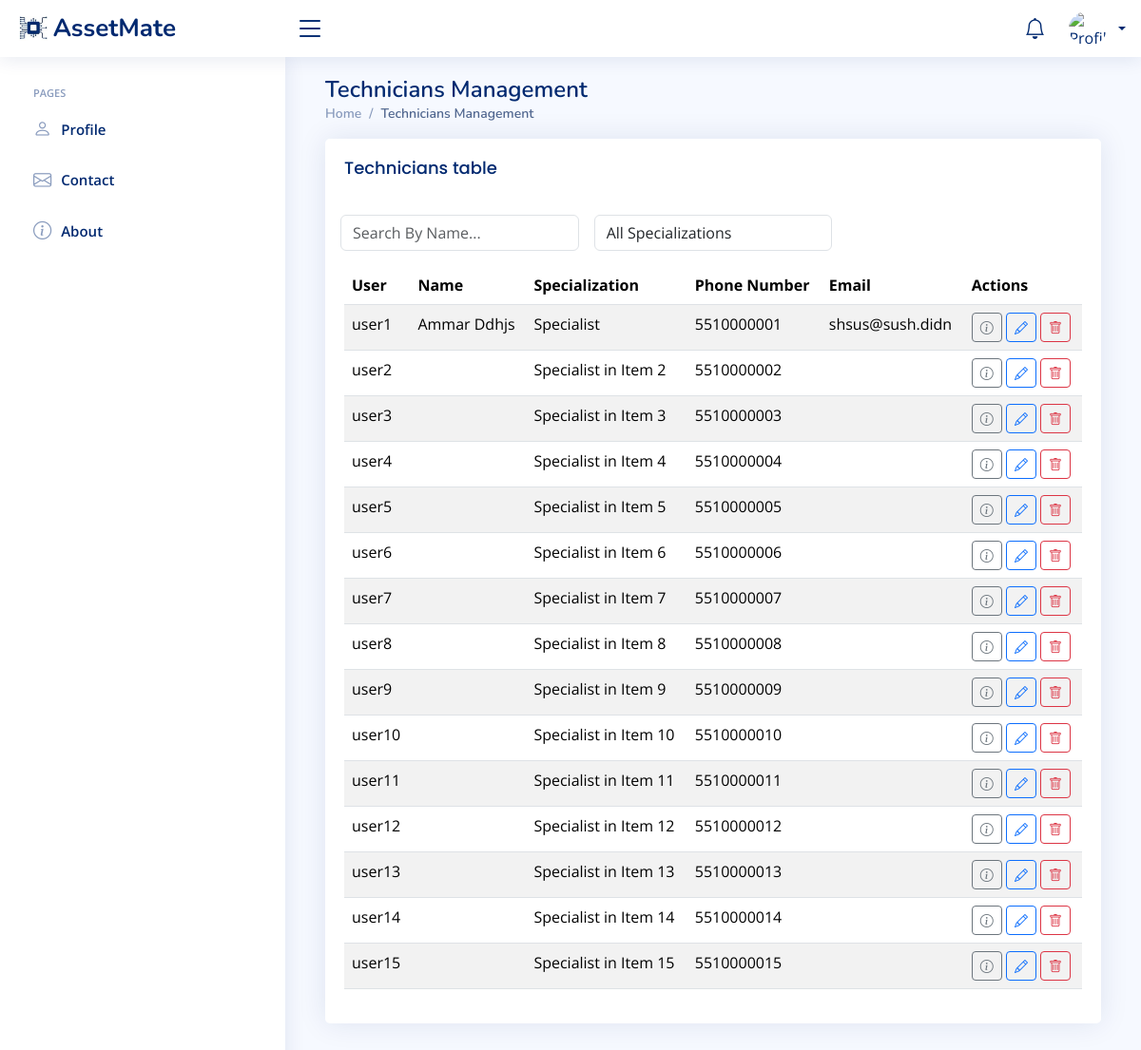
/technicians/, run on an earlier commit of the app's database.
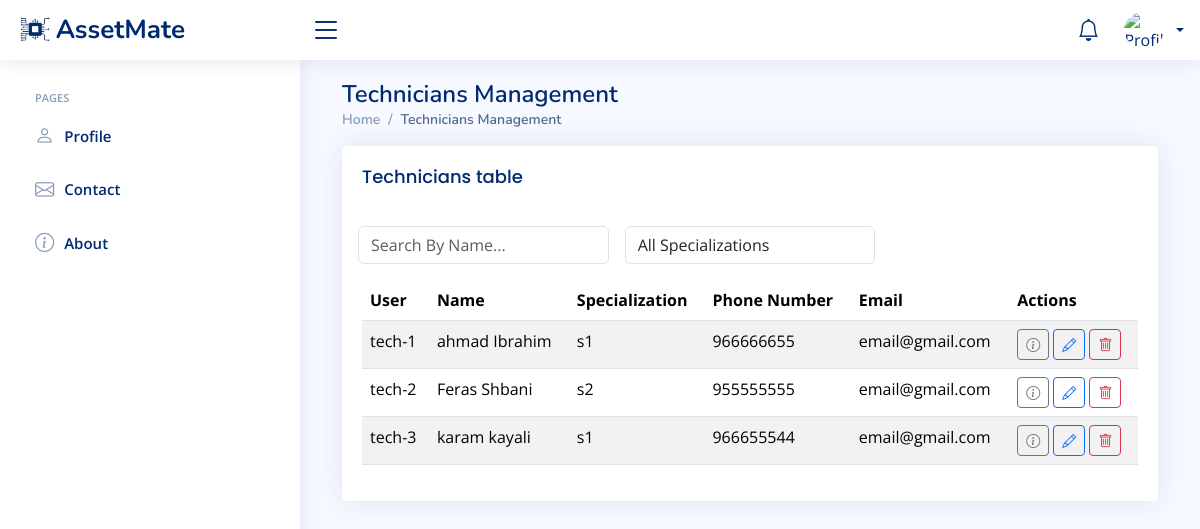
And on a later commit of the database.
### Base/models.py (models this page shows, shortened)
class Technician(models.Model):
    Technicianid = models.AutoField(primary_key=True)
    user = models.OneToOneField(User, on_delete=models.CASCADE,verbose_name="User",
        related_name='technician')
    specialization = models.CharField(max_length=100,
        verbose_name="Specialization")
    phonenumber = models.IntegerField()
    notes = models.TextField(blank=True)
    class Meta:
        verbose_name = "Technician"
        verbose_name_plural = "Technicians"

class User(AbstractUser):
    ROLE_CHOICES = [
        ('pending', 'Pending Approval'),
        ('inventory_manager', 'Inventory Manager'),
        ('maintenance_manager', 'Maintenance Manager'),
        ('system_admin', 'System Admin'),
        ('maintenance_technician', 'Maintenance Technician'),
        ('regular_employee', 'Regular Employee'),
    ]
    JOB_TITLE_CHOICES = [
        ('inventory_manager', 'Inventory Manager'),
        ('maintenance_manager', 'Maintenance Manager'),
        ('maintenance_technician', 'Maintenance Technician'),
        ('regular_employee', 'Regular Employee'),
    ]
    role = models.CharField(max_length=50, choices=ROLE_CHOICES, default='pending')
    job_title = models.CharField(max_length=50,null=True, choices=JOB_TITLE_CHOICES, verbose_name='Job Title')
    last_activity = models.DateTimeField(null=True, blank=True)
    image = models.ImageField(upload_to='profile_pics/', default='profile_pics/default.jpg')

### Base/views.py (the view)
# urls.py: path('technicians/', views.technician_list, name='technician-list'),
def technician_list(request):
    technicians = Technician.objects.all()
    specializations = Technician.objects.values_list('specialization', flat=True).distinct()
    return render(request, 'NiceAdmin/technician_list.html', {'technicians': technicians , 'specializations': specializations})

### Base/context_processors.py (called while the page is built)
def notifications_processor(request):
    if request.user.is_authenticated:
        notifications = request.user.notifications.filter(is_read=False).order_by('-created_at')[:20]
    else:
        notifications = []
    return {'notifications': notifications}

### templates/NiceAdmin/technician_list.html (shortened to what this page needs)
{% extends 'NiceAdmin/index.html' %}
{% load static %}
{% load custom_filters %}
{% block content %}
<div class="container">
  <div class="pagetitle">
    <h1>Technicians Management</h1>
    <nav>
        <ol class="breadcrumb">
            <li class="breadcrumb-item"><a href="{% url 'indexPage' %}">Home</a></li>
            <li class="breadcrumb-item active">Technicians Management</li>
        </ol>
    </nav>
</div>
   <section class="section">
   <div class="row">
        <div class="col-lg-12">
            <div class="card">
                <div class="card-body">
                    <h1 class="card-title">Technicians table</h1>
          <div class="row mb-3">
            <div class="col-md-4 g-3">
                <input type="text" id="searchInput" class="form-control" placeholder="Search By Name...">
            </div>
            <div class="col-md-4 g-3">
                <select id="statusFilter" class="form-control">
                    <option value="">All Specializations</option>
                </select>
            </div>
        </div>
      <div class="table-responsive" >
          <table class="table table-striped" id="inventoryTable">
            <thead>
              <tr>
                <th>User</th>
                <th>Name</th>
                <th>Specialization</th>
                <th>Phone Number</th>
                <th>Email</th>
                <th>Actions</th>
              </tr>
            </thead>
            <tbody>
              {% for tech in technicians %} <tr>
                <td> {{ tech.user.username}} </td>
                <td>{{ tech.user.get_full_name }}</td>
                <td>{{ tech.specialization }}</td>
                <td>{{ tech.phonenumber }}</td>
                <td>{{ tech.user.email }}</td>
                <td>
                  <a href="{% url 'tech_info' tech.Technicianid %}" class="btn btn-sm btn-outline-secondary" title="View">
                    <i class="bi bi-info-circle"></i>
                </a>
                  <a href="{% url 'edit-technician' tech.Technicianid %}"> <button class="btn btn-sm btn-outline-primary" title="Edit">
                    <i class="bi bi-pencil"></i>
                </button> </a>
              <form method="POST" action="{% url 'delete_Tech' tech.Technicianid %}" style="display: inline;"> {% csrf_token %}
                  <button type="submit" class="btn btn-sm btn-outline-danger" title="Delete" onclick="return confirm('Are you sure you want to delete {{item.name}}? ')">
                      <i class="bi bi-trash"></i>
                  </button>
                </form>
              </td>
              </tr>
              {% endfor %}
            </tbody>
          </table>
      </div>
      </div>
    </div>
   </div>
   </section>
</div>
{% endblock %}

What changed in the data, as far as the page shows it:
removed Technician: user.username "user1", user.get_full_name "Ammar Ddhjs", specialization "Specialist", phonenumber "5510000001", user.email "shsus@sush.didn"
removed Technician: user.username "user2", specialization "Specialist in Item 2", phonenumber "5510000002"
removed Technician: user.username "user3", specialization "Specialist in Item 3", phonenumber "5510000003"
removed Technician: user.username "user4", specialization "Specialist in Item 4", phonenumber "5510000004"
removed Technician: user.username "user5", specialization "Specialist in Item 5", phonenumber "5510000005"
removed Technician: user.username "user6", specialization "Specialist in Item 6", phonenumber "5510000006"
removed Technician: user.username "user7", specialization "Specialist in Item 7", phonenumber "5510000007"
removed Technician: user.username "user8", specialization "Specialist in Item 8", phonenumber "5510000008"
removed Technician: user.username "user9", specialization "Specialist in Item 9", phonenumber "5510000009"
removed Technician: user.username "user10", specialization "Specialist in Item 10", phonenumber "5510000010"
removed Technician: user.username "user11", specialization "Specialist in Item 11", phonenumber "5510000011"
removed Technician: user.username "user12", specialization "Specialist in Item 12", phonenumber "5510000012"
removed Technician: user.username "user13", specialization "Specialist in Item 13", phonenumber "5510000013"
removed Technician: user.username "user14", specialization "Specialist in Item 14", phonenumber "5510000014"
removed Technician: user.username "user15", specialization "Specialist in Item 15", phonenumber "5510000015"
added Technician: user.username "tech-1", user.get_full_name "ahmad Ibrahim", specialization "s1", phonenumber "966666655", user.email "email@gmail.com"
added Technician: user.username "tech-2", user.get_full_name "Feras Shbani", specialization "s2", phonenumber "955555555", user.email "email@gmail.com"
added Technician: user.username "tech-3", user.get_full_name "karam kayali", specialization "s1", phonenumber "966655544", user.email "email@gmail.com"
